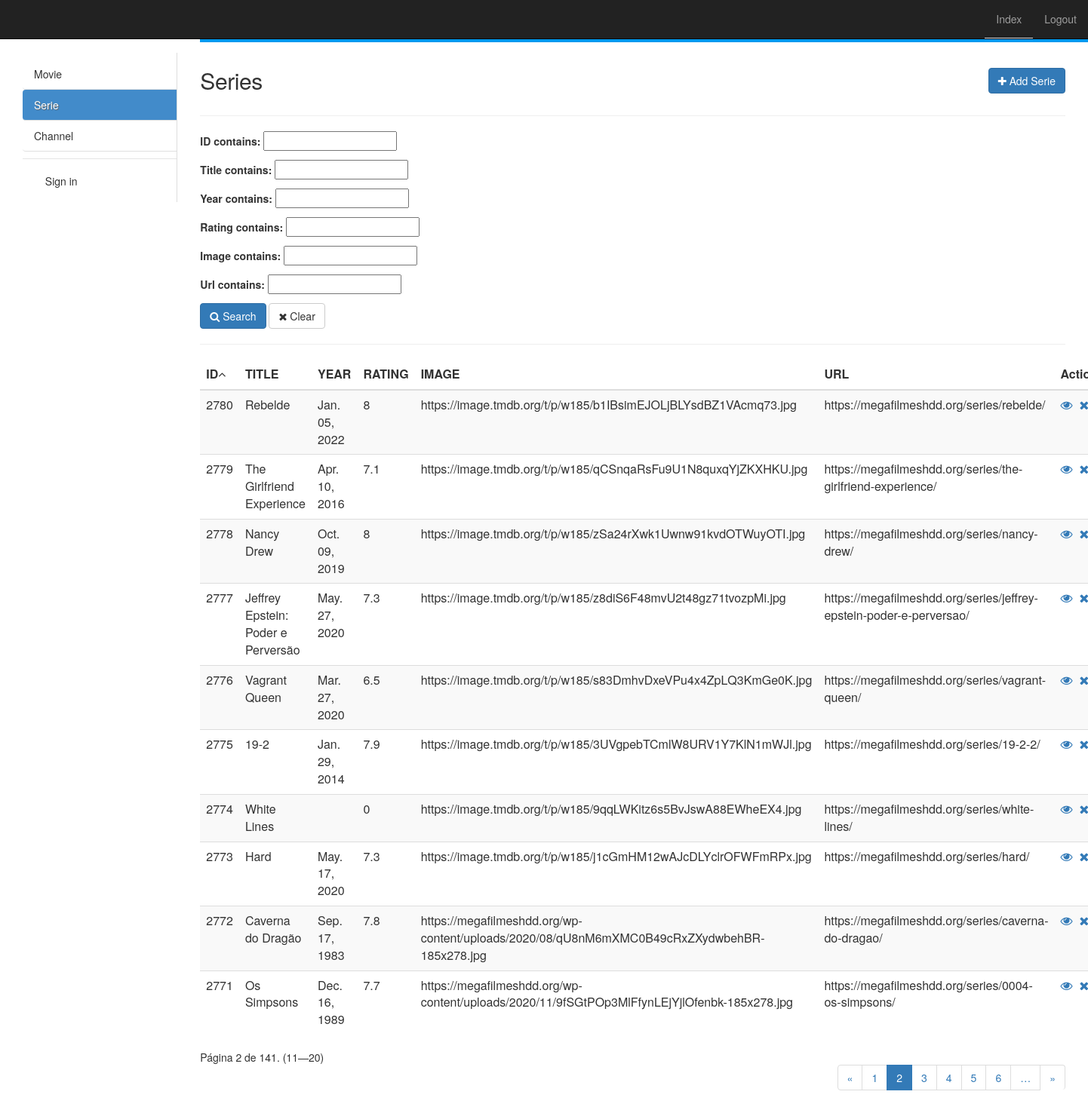
Page /serie/full/?page=2 (signed in) on the committed database.
### app/models.py (models this page shows, shortened)
class TimeStamp(models.Model):
    created_at = models.DateTimeField(auto_now_add=True)
    updated_at = models.DateTimeField(auto_now=True)
    class Meta:
        abstract = True

class Serie(TimeStamp):
    title = models.CharField(max_length=255, blank=True, null=True)
    year = models.CharField(max_length=100, blank=True, null=True)
    rating = models.CharField(max_length=100, blank=True, null=True)
    image = models.URLField(blank=True, null=True)
    url = models.URLField(blank=True, null=True)

### app/views/serie.py (the view, shortened to what this page needs)
class ListFull(LoginRequiredMixin, SerieMixin, ListView):
    login_url = '/admin/login/'
    template_name = 'serie/list_full.html'
    model = Serie
    context_object_name = 'series'
    ordering = '-id'
    paginate_by = 10
    search = ''
    def get_queryset(self):
        queryset = super().get_queryset()
        filter = SerieFilter(self.request.GET, queryset)
        queryset = self.search_general(filter.qs)
        queryset = self.ordering_data(queryset)
        return queryset
    def search_general(self, qs):
        if 'search' in self.request.GET:
            self.search = self.request.GET['search']
            if self.search:
                search = self.search
                qs = qs.filter(Q(id__icontains=search) | Q(title__icontains=search) | Q(year__icontains=search) | Q(
                    rating__icontains=search) | Q(image__icontains=search) | Q(url__icontains=search))
        return qs
    def get_ordering(self):
        if 'ordering' in self.request.GET:
            self.ordering = self.request.GET['ordering']
            if self.ordering:
                return self.ordering
            else:
                self.ordering = '-id'
        return self.ordering
    def ordering_data(self, qs):
        qs = qs.order_by(self.get_ordering())
        return qs
    def get_context_data(self, **kwargs):
        context = super(ListFull, self).get_context_data(**kwargs)
        queryset = self.get_queryset()
        filter = SerieFilter(self.request.GET, queryset)
        page_size = self.get_paginate_by(queryset)
        if page_size:
            paginator, page, queryset, is_paginated = self.paginate_queryset(queryset, page_size)
            context.update(**{
                'ordering': self.ordering,
                'search': self.search,
                'filter': filter,
                'paginator': paginator,
                'page_obj': page,
                'is_paginated': is_paginated,
                'object_list': queryset
            })
        return context

### app/mixins.py (called while the page is built)
    def get_context_data(self, **kwargs):
        context = super(SerieMixin, self).get_context_data(**kwargs)
        if self.model:
            context['model_name'] = self.model._meta.verbose_name.title()
            context['model_name_plural'] = self.model._meta.verbose_name_plural.title()
        return context

### app/templatetags/my_tags.py (called while the page is built)
@register.simple_tag(takes_context=True)
def param_replace(context, **kwargs):
    d = context['request'].GET.copy()
    for k, v in kwargs.items():
        d[k] = v
    for k in [k for k, v in d.items() if not v]:
        del d[k]
    return d.urlencode()

### app/templates/serie/list_full.html (shortened to what this page needs)
﻿{% extends 'base.html' %}
{% load my_tags %}
{% load static %}
{% load form_utils %}
{% block content %}
    <div id="top" class="row">
        <div class="col-sm-3">
            <h2> {{ model_name_plural }}</h2>
        </div>
        <div class="col-sm-3 col-sm-offset-6">
            <a href="{% url 'SERIE_create' %}" class="btn btn-primary pull-right h2"><i
                    class="fa fa-plus"></i> Add Serie
            </a>
        </div>
    </div>
    <hr/>
    <form id="advancedForm" method="get" action="{% url 'SERIE_list_full' %}">
        <div class="row">
            <div class="col-sm-12">
                {{ filter.form.as_p }}
                <button type="submit" class="btn btn-primary" id="search_btn">
                    <i class="fa fa-search"></i> Search
                </button>
                <button type="button" class="btn btn-default" id="clear">
                    <i class="fa fa-close"></i> Clear
                </button>
            </div>
        </div>
        <hr/>
        <div id="list" class="row">
            <div class="col-md-12">
                <header>
                    <div class="form-group form-inline pull-right">
                        <label>Search:</label>
                    </div>
                </header>
                <table id="table" class="table table-striped" cellspacing="0" cellpadding="0">
                    <thead>
                        <tr>
                             <th>ID</th>
 <th>TITLE</th>
 <th>YEAR</th>
 <th>RATING</th>
 <th>IMAGE</th>
 <th>URL</th>
                            <th class="actions">Actions</th>
                        </tr>
                    </thead>
                    <tbody>
                    {% for serie in object_list %}
                        <tr>
                             <td>{{ serie.id }}</td>
 <td>{{ serie.title }}</td>
 <td>{{ serie.year }}</td>
 <td>{{ serie.rating }}</td>
 <td>{{ serie.image }}</td>
 <td>{{ serie.url }}</td>
 <td><a href="{% url 'SERIE_detail' serie.id %}"><i class="fa fa-eye"></i></a>&nbsp;&nbsp;<a href="{% url 'SERIE_delete' serie.id %}"><i class="fa fa-close"></i></a></td>
                        </tr>
                    {% endfor %}
                    </tbody>
                </table>
                <div class="row">
                    <div class="col-sm-12">
                        <span class="current pull-left">
                            Página {{ page_obj.number }} de {{ page_obj.paginator.num_pages }}. ({{ page_obj.start_index }}—{{ page_obj.end_index }})
                        </span>
                        {% if is_paginated %}
                            <ul class="pagination pagination-flat pull-right">
                                {% if page_obj.has_previous %}
                                    <li class="page-item"><a class="page-link"
                                                             href="?{% param_replace page=page_obj.previous_page_number %}">&laquo;</a>
                                    </li>
                                {% else %}
                                    <li class="page-item disabled"><span>&laquo;</span></li>
                                {% endif %}
                                {% for i in page_obj.paginator.page_range %}
                                    {% if page_obj.number == i %}
                                        <li class="page-item active"><span>{{ i }} </span>
                                        </li>
                                    {% elif i > page_obj.number|add:'-5' and i < page_obj.number|add:'5' %}
                                        <li class="page-item"><a class="page-link"
                                                                 href="?{% param_replace page=i %}">{{ i }}</a></li>
                                    {% endif %}
                                {% endfor %}
                                {% if page_obj.paginator.num_pages > page_obj.number|add:'4' %}
                                    <li class="page-item"><a class="page-link"
                                                             href="?{% param_replace page=page_obj.number|add:'5' %}">&hellip;</a>
                                    </li>
                                {% endif %}
                                {% if page_obj.has_next %}
                                    <li class="page-item"><a class="page-link"
                                                             href="?{% param_replace page=page_obj.next_page_number %}">&raquo;</a>
                                    </li>
                                {% else %}
                                    <li class="page-item disabled"><span>&raquo;</span></li>
                                {% endif %}
                            </ul>
                        {% endif %}
                    </div>
                </div>
            </div>
        </div>
    </form>
{% endblock %}

### static/default/css/guia.css (style rules this page uses)
body { -webkit-text-size-adjust:none;-webkit-font-smoothing:antialiased;background-color:#f5f5f5 }
header { height:56px;background-color:#0099EE;position:fixed;top:0;width:100%;z-index:20;transition:background-color 350ms ease-in-out }
p { margin-bottom:16px }
h2,h3 { text-overflow:ellipsis;white-space:nowrap;overflow:hidden }
h2 { font:600 16px/20px 'Open Sans', sans-serif;color:rgba(0,0,0,0.87);letter-spacing:-0.4px;margin-bottom:4px }
ul li a { display:-webkit-flex;display:flex;-webkit-flex-direction:row;flex-direction:row;text-decoration:none;border-bottom:1px solid #e0e0e0 }
ul li:last-child a { border-bottom:0 }

### rows in the picture
Serie: id "2780", title "Rebelde", year "Jan. 05, 2022", rating "8", image "https://image.tmdb.org/t/p/w185/b1IBsimEJOLjBLYsdBZ1VAcmq73.jpg", url "https://megafilmeshdd.org/series/rebelde/"
Serie: id "2779", title "The Girlfriend Experience", year "Apr. 10, 2016", rating "7.1", image "https://image.tmdb.org/t/p/w185/qCSnqaRsFu9U1N8quxqYjZKXHKU.jpg", url "https://megafilmeshdd.org/series/the-girlfriend-experience/"
Serie: id "2778", title "Nancy Drew", year "Oct. 09, 2019", rating "8", image "https://image.tmdb.org/t/p/w185/zSa24rXwk1Uwnw91kvdOTWuyOTI.jpg", url "https://megafilmeshdd.org/series/nancy-drew/"
Serie: id "2777", title "Jeffrey Epstein: Poder e Perversão", year "May. 27, 2020", rating "7.3", image "https://image.tmdb.org/t/p/w185/z8diS6F48mvU2t48gz71tvozpMi.jpg", url "https://megafilmeshdd.org/series/jeffrey-epstein-poder-e-perversao/"
Serie: id "2776", title "Vagrant Queen", year "Mar. 27, 2020", rating "6.5", image "https://image.tmdb.org/t/p/w185/s83DmhvDxeVPu4x4ZpLQ3KmGe0K.jpg", url "https://megafilmeshdd.org/series/vagrant-queen/"
Serie: id "2775", title "19-2", year "Jan. 29, 2014", rating "7.9", image "https://image.tmdb.org/t/p/w185/3UVgpebTCmlW8URV1Y7KlN1mWJl.jpg", url "https://megafilmeshdd.org/series/19-2-2/"
Serie: id "2774", title "White Lines", rating "0", image "https://image.tmdb.org/t/p/w185/9qqLWKitz6s5BvJswA88EWheEX4.jpg", url "https://megafilmeshdd.org/series/white-lines/"
Serie: id "2773", title "Hard", year "May. 17, 2020", rating "7.3", image "https://image.tmdb.org/t/p/w185/j1cGmHM12wAJcDLYclrOFWFmRPx.jpg", url "https://megafilmeshdd.org/series/hard/"
Serie: id "2772", title "Caverna do Dragão", year "Sep. 17, 1983", rating "7.8", image "https://megafilmeshdd.org/wp-content/uploads/2020/08/qU8nM6mXMC0B49cRxZXydwbehBR-185x278.jpg", url "https://megafilmeshdd.org/series/caverna-do-dragao/"
Serie: id "2771", title "Os Simpsons", year "Dec. 16, 1989", rating "7.7", image "https://megafilmeshdd.org/wp-content/uploads/2020/11/9fSGtPOp3MlFfynLEjYjlOfenbk-185x278.jpg", url "https://megafilmeshdd.org/series/0004-os-simpsons/"

### other values in the picture
{{ model_name_plural }} "Series"
{{ page_obj.number }} "2"
{{ page_obj.paginator.num_pages }} "141"
{{ page_obj.start_index }} "11"
{{ page_obj.end_index }} "20"
{{ i }} "1" "3" "4" "5" "6"
{{ i }} "2"
